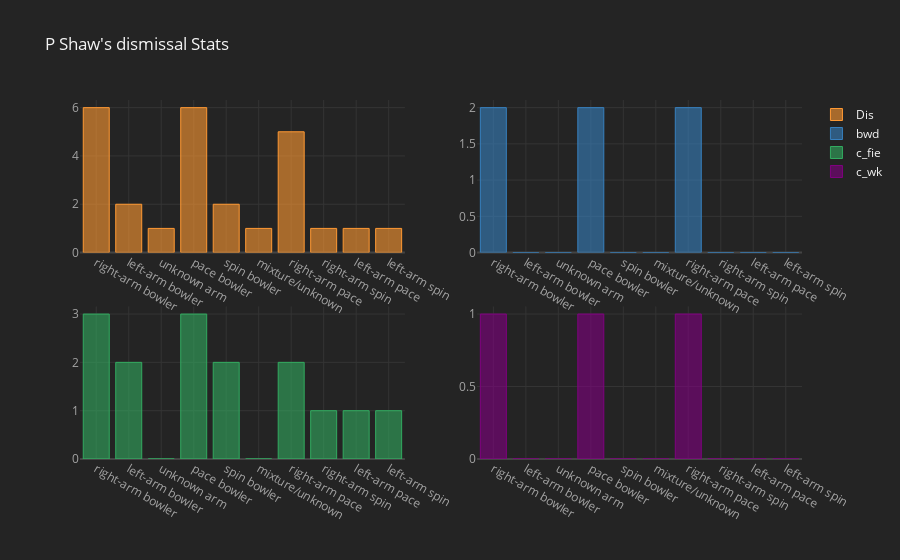

This figure's notebook cell:
### Code cell
dismissal_stats( DC_batsmen_dismissal_summary[DC_batsmen_dismissal_summary.batsman == "P Shaw"], "P Shaw's dismissal Stats")
DC_batsmen_dismissal_summary[DC_batsmen_dismissal_summary.batsman == "P Shaw"]

### Figure 1 — Plotly figure (JSON) as saved in the notebook; plotly's stock layout.template omitted (floating-point values rounded to 4 significant figures)
{"data": [{"marker": {"color": "rgba(255, 153, 51, 0.6)", "line": {"color": "rgba(255, 153, 51, 1.0)", "width": 1}}, "name": "Dis", "orientation": "v", "text": "", "type": "bar", "x": ["right-arm bowler", "left-arm bowler", "unknown arm", "pace bowler", "spin bowler", "mixture/unknown", "right-arm pace", "right-arm spin", "left-arm pace", "left-arm spin"], "xaxis": "x", "y": [6, 2, 1, 6, 2, 1, 5, 1, 1, 1], "yaxis": "y"}, {"marker": {"color": "rgba(55, 128, 191, 0.6)", "line": {"color": "rgba(55, 128, 191, 1.0)", "width": 1}}, "name": "bwd", "orientation": "v", "text": "", "type": "bar", "x": ["right-arm bowler", "left-arm bowler", "unknown arm", "pace bowler", "spin bowler", "mixture/unknown", "right-arm pace", "right-arm spin", "left-arm pace", "left-arm spin"], "xaxis": "x2", "y": [2, 0, 0, 2, 0, 0, 2, 0, 0, 0], "yaxis": "y2"}, {"marker": {"color": "rgba(50, 171, 96, 0.6)", "line": {"color": "rgba(50, 171, 96, 1.0)", "width": 1}}, "name": "c_fie", "orientation": "v", "text": "", "type": "bar", "x": ["right-arm bowler", "left-arm bowler", "unknown arm", "pace bowler", "spin bowler", "mixture/unknown", "right-arm pace", "right-arm spin", "left-arm pace", "left-arm spin"], "xaxis": "x3", "y": [3, 2, 0, 3, 2, 0, 2, 1, 1, 1], "yaxis": "y3"}, {"marker": {"color": "rgba(128, 0, 128, 0.6)", "line": {"color": "rgba(128, 0, 128, 1.0)", "width": 1}}, "name": "c_wk", "orientation": "v", "text": "", "type": "bar", "x": ["right-arm bowler", "left-arm bowler", "unknown arm", "pace bowler", "spin bowler", "mixture/unknown", "right-arm pace", "right-arm spin", "left-arm pace", "left-arm spin"], "xaxis": "x4", "y": [1, 0, 0, 1, 0, 0, 1, 0, 0, 0], "yaxis": "y4"}], "layout": {"legend": {"bgcolor": "#242424", "font": {"color": "#F4F4F4"}}, "paper_bgcolor": "#242424", "plot_bgcolor": "#242424", "title": {"font": {"color": "#F4F4F4"}, "text": "P Shaw's dismissal Stats"}, "xaxis": {"anchor": "y", "domain": [0, 0.45], "gridcolor": "#343434", "showgrid": true, "tickfont": {"color": "#A4A4A4"}, "title": {"font": {"color": "#A4A4A4"}, "text": ""}, "zerolinecolor": "#444444"}, "xaxis2": {"anchor": "y2", "domain": [0.55, 1], "gridcolor": "#343434", "showgrid": true, "tickfont": {"color": "#A4A4A4"}, "title": {"font": {"color": "#A4A4A4"}, "text": ""}, "zerolinecolor": "#444444"}, "xaxis3": {"anchor": "y3", "domain": [0, 0.45], "gridcolor": "#343434", "showgrid": true, "tickfont": {"color": "#A4A4A4"}, "title": {"font": {"color": "#A4A4A4"}, "text": ""}, "zerolinecolor": "#444444"}, "xaxis4": {"anchor": "y4", "domain": [0.55, 1], "gridcolor": "#343434", "showgrid": true, "tickfont": {"color": "#A4A4A4"}, "title": {"font": {"color": "#A4A4A4"}, "text": ""}, "zerolinecolor": "#444444"}, "yaxis": {"anchor": "x", "domain": [0.575, 1], "gridcolor": "#343434", "showgrid": true, "tickfont": {"color": "#A4A4A4"}, "title": {"font": {"color": "#A4A4A4"}, "text": ""}, "zerolinecolor": "#444444"}, "yaxis2": {"anchor": "x2", "domain": [0.575, 1], "gridcolor": "#343434", "showgrid": true, "tickfont": {"color": "#A4A4A4"}, "title": {"font": {"color": "#A4A4A4"}, "text": ""}, "zerolinecolor": "#444444"}, "yaxis3": {"anchor": "x3", "domain": [0, 0.425], "gridcolor": "#343434", "showgrid": true, "tickfont": {"color": "#A4A4A4"}, "title": {"font": {"color": "#A4A4A4"}, "text": ""}, "zerolinecolor": "#444444"}, "yaxis4": {"anchor": "x4", "domain": [0, 0.425], "gridcolor": "#343434", "showgrid": true, "tickfont": {"color": "#A4A4A4"}, "title": {"font": {"color": "#A4A4A4"}, "text": ""}, "zerolinecolor": "#444444"}}}
